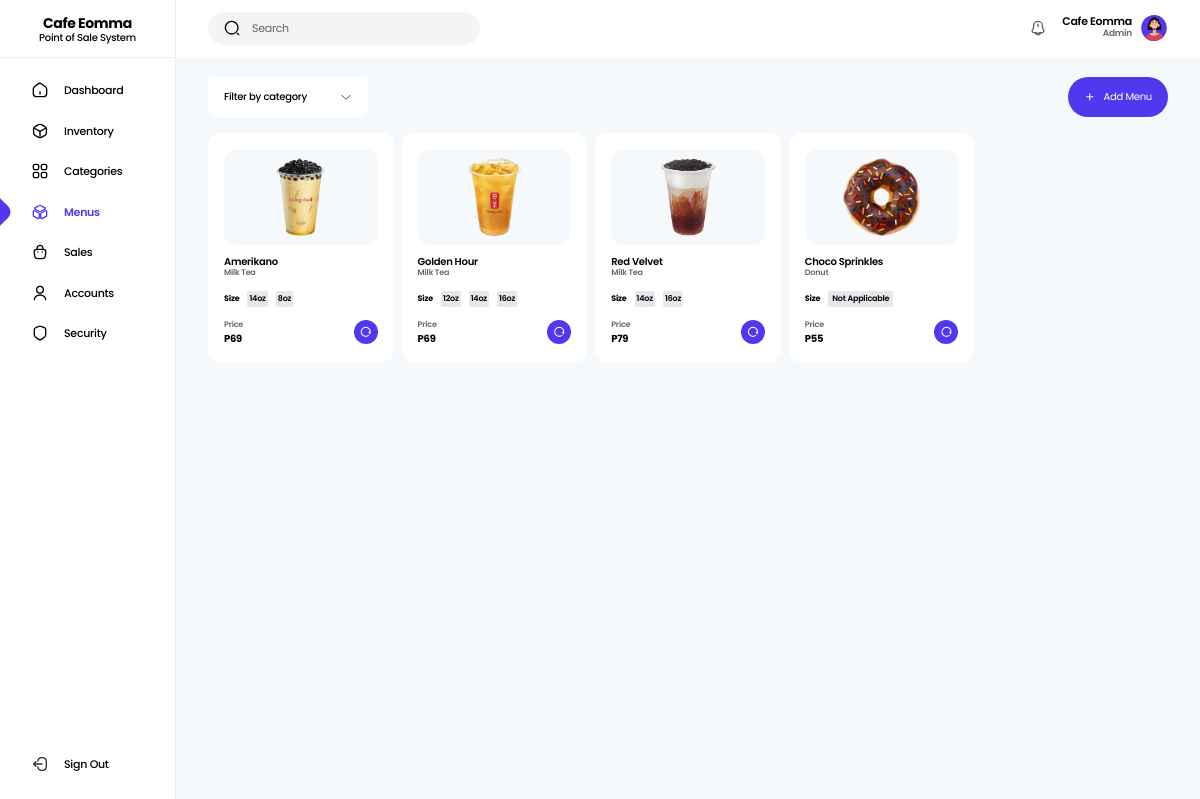
Page /app/Views/menus.php (signed in) on the committed database.
### tables this page shows
CREATE TABLE `accounts` (
  `id` int(11) NOT NULL,
  `user_id` varchar(200) NOT NULL,
  `fullname` varchar(100) NOT NULL,
  `username` varchar(50) NOT NULL,
  `gender` varchar(20) NOT NULL,
  `contact_number` varchar(11) NOT NULL,
  `address` varchar(100) NOT NULL,
  `password` varchar(200) NOT NULL,
  `role_id` varchar(200) NOT NULL,
  `account_status` varchar(20) NOT NULL,
  `profile` tinyint(4) NOT NULL,
  `date_created` datetime NOT NULL
);

CREATE TABLE `roles` (
  `id` int(11) NOT NULL,
  `role_id` varchar(200) NOT NULL,
  `role_name` varchar(50) NOT NULL,
  `date_created` datetime NOT NULL
);

CREATE TABLE `menus` (
  `id` int(11) NOT NULL,
  `menu_id` varchar(200) NOT NULL,
  `menu_name` varchar(100) NOT NULL,
  `menu_price` int(11) NOT NULL,
  `menu_vat` float(10,2) NOT NULL,
  `category_id` varchar(200) NOT NULL,
  `date_created` datetime NOT NULL
);

CREATE TABLE `categories` (
  `id` int(11) NOT NULL,
  `category_id` varchar(200) NOT NULL,
  `category_name` varchar(50) NOT NULL,
  `date_created` datetime NOT NULL
);

CREATE TABLE `sizes` (
  `id` int(11) NOT NULL,
  `size_id` varchar(200) NOT NULL,
  `menu_id` varchar(200) NOT NULL,
  `size` varchar(20) NOT NULL,
  `size_price` int(11) NOT NULL,
  `size_vat` float(10,2) NOT NULL,
  `date_created` datetime NOT NULL
);

### app/Utils/Utilities.php (called while the page is built, shortened)
<?php
class Utilities
{
  public static function isAdmin(): bool
  {
    return isset($_SESSION['role']) AND $_SESSION['role'] == "b2fd54eb-4e49-11ee-8673-088fc30176f9" ? true : false;
  }
}

### app/Utils/DbHelper.php (called while the page is built, shortened)
<?php
class DbHelper
{
  private $stmt;
  private $conn;
  public function __construct(PDO $db)
  {
    $this->conn = $db;
  }
  public function query(string $query, array $values = []): string
  {
    $this->stmt = $this->conn->prepare($query);
    return empty($values)
      ? $this->stmt->execute()
      : $this->stmt->execute($values);
  }
  public function rowCount(): int
  {
    return $this->stmt->rowCount();
  }
  public function fetch(): stdClass
  {
    return $this->stmt->fetch(PDO::FETCH_OBJ);
  }
  public function fetchAll(): array
  {
    return $this->stmt->fetchAll(PDO::FETCH_OBJ);
  }
}

### config/init.php (called while the page is built, shortened)
<?php
$database = new Database();
$conn = $database->getConnetion($_ENV['DB_HOST'], $_ENV['DB_NAME'], $_ENV['DB_USERNAME'], $_ENV['DB_PASSWORD']);
$helper = new DbHelper($conn);
$menuController = new MenuController($helper);
if(isset($_SESSION['uid'])){
  $helper->query("SELECT * FROM `accounts` a LEFT JOIN `roles` r ON a.role_id=r.role_id WHERE a.user_id = ?", [$_SESSION['uid']]);
  $user_data = $helper->fetch();
}

### app/Controllers/MenuController.php (called while the page is built, shortened)
<?php
class MenuController extends FileUpload implements AppInterface
{
  private $helper;
  public function __construct(DbHelper $helper)
  {
    $this->helper = $helper;
  }
  public function show(): array
  {
    $this->helper->query("SELECT * FROM `menus` m LEFT JOIN `categories` c ON m.category_id=c.category_id ORDER BY m.id DESC");
    return $this->helper->fetchAll();
  }
}

### app/Views/menus.php (the view, shortened to what this page needs)
<?php
  require_once __DIR__.'/../../config/init.php';
  $title = "Menus";
  require('./app/Views/partials/_header.php');
?>
  <main class="min-h-screen grid md:grid-cols-[11rem_auto] bg-light-gray">
    <?php require('./app/Views/partials/_sidebar.php') ?>
    <section>
      <?php require('./app/Views/partials/_topnav.php') ?>
      <div class="pt-20 md:pt-5 pb-5 px-8">
      <?php if(Utilities::isAdmin()){  ?>
        <div class="flex items-center justify-between gap-4 mb-4">
          <select class="filter-select appearance-none w-[10rem] h-10 bg-white text-[10px] font-medium text-black px-4 rounded-md">
            <option value="">Filter by category</option>
          </select>
          <a href="<?php echo SYSTEM_URL ?>add-menu" class="w-max h-10 flex items-center gap-2 bg-primary text-xs text-white py-2 px-4 rounded-full">
            <i class="ri-add-line"></i>
            <p class="text-[10px]">Add Menu</p>
          </a>
        </div>
        <?php if(count($menuController->show()) > 0){ ?>
          <div class="grid grid-cols-2 sm:grid-cols-4 lg:grid-cols-5 xl:grid-cols-8 gap-2">
          <?php foreach($menuController->show() as $menu): ?>
            <div class="search-area flex flex-col bg-white rounded-xl p-4">
              <div class="w-full h-24 grid place-items-center bg-light-gray rounded-xl mb-3">
                <img src="<?php echo SYSTEM_URL ?>uploads/menus/<?= $menu->menu_id.".png" ?>" alt="<?= $menu->menu_name ?>" class="h-20">
              </div>
              <p class="finder1 text-[10px] font-semibold text-black leading-none"><?= $menu->menu_name ?></p>
              <p class="finder2 text-[8px] font-semibold text-black/60 mb-3"><?= $menu->category_name ?></p>
              <?php
                $helper->query("SELECT * FROM `sizes` WHERE `menu_id` = ? ORDER BY `size`", [$menu->menu_id]);
                if($helper->rowCount() > 0){
              ?>
                  <div class="flex items-center gap-2 mb-3">
                    <p class="text-[8px] font-bold text-black">Size</p>
                  <?php foreach($helper->fetchAll() as $size): ?>
                    <span class="finder3 text-[8px] font-semibold p-[2px] bg-gray-200 rounded-sm"><?= $size->size ?></span>
                  <?php endforeach ?>
                  </div>
              <?php } else{ ?>
                <div class="flex items-center gap-2 mb-3">
                  <p class="text-[8px] font-bold text-black">Size</p>
                  <span class="text-[8px] font-semibold py-[2px] px-[4px] bg-gray-200 rounded-sm">Not Applicable</span>
                </div>
              <?php } ?>
              <div class="flex items-center justify-between gap-3 mt-auto">
                <div>
                  <p class="text-[8px] font-semibold text-black/60">Price</p>
                  <p class="finder4 text-[10px] font-bold text-black">P<?= $menu->menu_price ?></p>
                </div>
                <a href="<?php echo SYSTEM_URL ?>menu/<?= $menu->menu_id ?>" class="w-6 h-6 rounded-full buy-btn bg-primary text-xs text-center leading-6 text-white" title="Update Menu"><i class="ri-restart-line"></i></a>
              </div>
            </div>
          <?php endforeach ?>
          </div>
        <?php } ?>
      <?php } ?>
      </div>
    </section>
  </main>
<?php require('./app/Views/partials/_footer.php') ?>

### app/Views/partials/_header.php (shortened to what this page needs)
<!DOCTYPE html>
<html lang="en">
<head>
  <link rel="stylesheet" href="<?php echo SYSTEM_URL ?>resources/styles/index.css">
  <link rel="stylesheet" href="<?php echo SYSTEM_URL ?>resources/styles/remixicon.css">
</head>
<body>

### app/Views/partials/_sidebar.php (shortened to what this page needs)
<aside class="sidebar">
  <div>
    <div class="relative px-4 mb-3 border-b border-b-gray-300/40 pb-3 text-center">
      <p class="text-sm font-bold text-black leading-none">Cafe Eomma</p>
      <p class="text-[10px] font-medium text-black">Point of Sale System</p>
    </div>
    <ul>
      <?php if(Utilities::isAdmin()){ ?>
      <li>
        <a href="<?php echo SYSTEM_URL ?>dashboard" class="group aside__link <?php echo $title == "Dashboard" ? "active" : "" ?>">
          <img src="<?php echo SYSTEM_URL ?>public/icons/home.svg" alt="home" class="w-4 h-4 block group-[.active]:hidden">
          Dashboard
        </a>
      </li>
      <li>
        <a href="<?php echo SYSTEM_URL ?>menu-inventory" class="group aside__link <?php echo $title == "Inventory" || $title == "Add Inventory" || $title == "Update Inventory" || $title == 'Ingredients' ? "active" : "" ?>">
          <img src="<?php echo SYSTEM_URL ?>public/icons/inventory.svg" alt="inventory" class="w-4 h-4 block group-[.active]:hidden">
          Inventory
        </a>
      </li>
      <li>
        <a href="<?php echo SYSTEM_URL ?>category" class="group aside__link <?php echo $title == "Categories" ? "active" : "" ?>">
          <img src="<?php echo SYSTEM_URL ?>public/icons/category.svg" alt="category" class="w-4 h-4 block group-[.active]:hidden">
          Categories
        </a>
      </li>
      <?php } ?>
      <li>
        <a href="<?php echo SYSTEM_URL ?>menus" class="group aside__link <?php echo $title == "Menus" || $title == "Add Menu" || $title == "Update Menu" ? "active" : "" ?>">
          <img src="<?php echo SYSTEM_URL ?>public/icons/menu-active.svg" alt="menu" class="w-4 h-4 hidden group-[.active]:block">
          Menus
        </a>
      </li>
      <li>
        <a href="<?php echo SYSTEM_URL ?>sales" class="group aside__link <?php echo $title == "Sales" || $title == "Order Details" ? "active" : "" ?>">
          <img src="<?php echo SYSTEM_URL ?>public/icons/order.svg" alt="order" class="w-4 h-4 block group-[.active]:hidden">
          Sales
        </a>
      </li>
      <?php if(Utilities::isAdmin()){ ?>
      <li>
        <a href="<?php echo SYSTEM_URL ?>accounts" class="group aside__link <?php echo $title == "Accounts" || $title == "Create Account" || $title == "Update Account" ? "active" : "" ?>">
          <img src="<?php echo SYSTEM_URL ?>public/icons/user.svg" alt="user" class="w-4 h-4 block group-[.active]:hidden">
          Accounts
        </a>
      </li>
      <?php } ?>
      <li>
        <a href="<?php echo SYSTEM_URL ?>security" class="group aside__link <?php echo $title == "Account Security" ? "active" : "" ?>">
          <img src="<?php echo SYSTEM_URL ?>public/icons/security.svg" alt="security" class="w-4 h-4 block group-[.active]:hidden">
          Security
        </a>
      </li>
    </ul>
  </div>
  <ul class="mt-auto">
    <li>
      <a href="<?php echo SYSTEM_URL ?>logout" class="group aside__link">
        <img src="<?php echo SYSTEM_URL ?>public/icons/logout.svg" alt="user" class="w-4 h-4 block group-[.active]:hidden">
        Sign Out
      </a>
    </li>
  </ul>
</aside>

### app/Views/partials/_topnav.php (shortened to what this page needs)
<div class="fixed md:static top-0 inset-x-0 flex items-center justify-between gap-4 px-8 py-3 bg-white z-[3]">
  <div class="flex-1 sm:flex-initial flex items-center gap-3">
    <div class="flex-1 sm:flex-initial flex items-center gap-3 px-4 bg-gray-100 py-2 rounded-full">
      <img src="<?php echo SYSTEM_URL ?>public/icons/search-normal-linear.svg" alt="search" class="w-4 h-4">
      <input type="text" id="search-input" class="text-[11px] placeholder:text-black/60 bg-transparent" placeholder="Search" autocomplete="off">
    </div>
  </div>
  <div class="flex items-center gap-2">
    <?php if(Utilities::isAdmin()){ ?>
      <div class="relative">
        <img src="<?php echo SYSTEM_URL ?>public/icons/notification-bing-linear.svg" alt="notification" role="button" class="show-notification w-4 h-4 mr-2">
      </div>
    <?php } ?>
    <div class="hidden sm:block text-right">
      <p class="text-[11px] font-semibold text-black leading-none"><?php echo isset($user_data) ? $user_data->fullname : "" ?></p>
      <p class="text-[9px] font-semibold text-black/60"><?php echo isset($user_data) ? $user_data->role_name : "" ?></p>
    </div>
    <img src="<?php echo SYSTEM_URL ?>uploads/users/<?= $user_data->profile == 1 ? $user_data->user_id.".jpg" : $user_data->gender.".svg" ?>" alt="profile" class="w-7 h-7 object-cover rounded-full">
  </div>
</div>

### app/Views/partials/_footer.php (shortened to what this page needs)
</body>
</html>

### rows in the picture
accounts: fullname "Cafe Eomma", roles.role_name "Admin", gender (picture)
menus: menu (picture), menu_name "Amerikano", categories.category_name "Milk Tea", menu_price "69"
sizes: size "14oz"
sizes: size "8oz"
menus: menu (picture), menu_name "Golden Hour", categories.category_name "Milk Tea", menu_price "69"
sizes: size "12oz"
sizes: size "14oz"
sizes: size "16oz"
menus: menu (picture), menu_name "Red Velvet", categories.category_name "Milk Tea", menu_price "79"
sizes: size "14oz"
sizes: size "16oz"
menus: menu (picture), menu_name "Choco Sprinkles", categories.category_name "Donut", shows "Size", menu_price "55"
